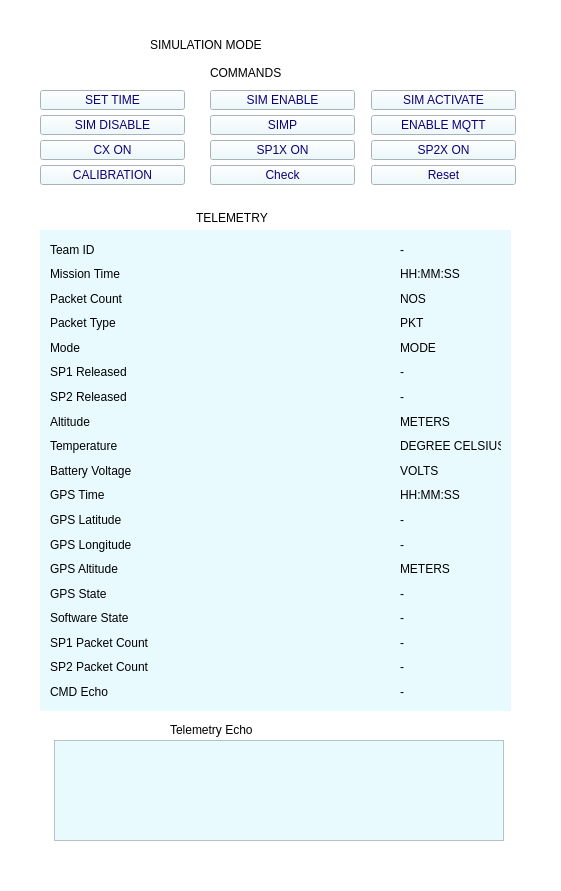
     <widget class="QWidget" name="P1Container" native="true">
      <property name="geometry">
       <rect>
        <x>1360</x>
        <y>130</y>
        <width>561</width>
        <height>891</height>
       </rect>
      </property>
      <property name="styleSheet">
       <string notr="true">image: url(:/Images/Images/border1-02.png);
background-color: transparent;</string>
      </property>
      <widget class="QLabel" name="CommandHeader">
       <property name="geometry">
        <rect>
         <x>210</x>
         <y>58</y>
         <width>211</width>
         <height>30</height>
        </rect>
       </property>
       <property name="styleSheet">
        <string notr="true">image: null;
background-color: transparent;
font: 87 12pt &quot;Roboto Slab Black&quot;;</string>
       </property>
       <property name="text">
        <string>COMMANDS</string>
       </property>
      </widget>
      <widget class="QPushButton" name="SIMACTIVATE">
       <property name="geometry">
        <rect>
         <x>371</x>
         <y>90</y>
         <width>145</width>
         <height>20</height>
        </rect>
       </property>
       <property name="styleSheet">
        <string notr="true">image: null;
background-color: rgb(233, 250, 255);
font: 87 9pt &quot;Roboto Slab Black&quot;;
/*color: rgb(132, 18, 20);*/
color:rgb(14, 0, 118);
border-width: 10px;</string>
       </property>
       <property name="text">
        <string>SIM ACTIVATE</string>
       </property>
      </widget>
      <widget class="QPushButton" name="SETTIME">
       <property name="geometry">
        <rect>
         <x>40</x>
         <y>90</y>
         <width>145</width>
         <height>20</height>
        </rect>
       </property>
       <property name="palette">
        <palette>
         <active>
          <colorrole role="WindowText">
           <brush brushstyle="SolidPattern">
            <color alpha="255">
             <red>14</red>
             <green>0</green>
             <blue>118</blue>
            </color>
           </brush>
          </colorrole>
          <colorrole role="Button">
           <brush brushstyle="SolidPattern">
            <color alpha="255">
             <red>233</red>
             <green>250</green>
             <blue>255</blue>
            </color>
           </brush>
          </colorrole>
          <colorrole role="Text">
           <brush brushstyle="SolidPattern">
            <color alpha="255">
             <red>14</red>
             <green>0</green>
             <blue>118</blue>
            </color>
           </brush>
          </colorrole>
          <colorrole role="ButtonText">
           <brush brushstyle="SolidPattern">
            <color alpha="255">
             <red>14</red>
             <green>0</green>
             <blue>118</blue>
            </color>
           </brush>
          </colorrole>
          <colorrole role="Base">
           <brush brushstyle="SolidPattern">
            <color alpha="255">
             <red>233</red>
             <green>250</green>
             <blue>255</blue>
            </color>
           </brush>
          </colorrole>
          <colorrole role="Window">
           <brush brushstyle="SolidPattern">
            <color alpha="255">
             <red>233</red>
             <green>250</green>
             <blue>255</blue>
            </color>
           </brush>
          </colorrole>
          <colorrole role="PlaceholderText">
           <brush brushstyle="NoBrush">
            <color alpha="128">
             <red>14</red>
             <green>0</green>
             <blue>118</blue>
            </color>
           </brush>
          </colorrole>
         </active>
         <inactive>
          <colorrole role="WindowText">
           <brush brushstyle="SolidPattern">
            <color alpha="255">
             <red>14</red>
             <green>0</green>
             <blue>118</blue>
            </color>
           </brush>
          </colorrole>
          <colorrole role="Button">
           <brush brushstyle="SolidPattern">
            <color alpha="255">
             <red>233</red>
             <green>250</green>
             <blue>255</blue>
            </color>
           </brush>
          </colorrole>
          <colorrole role="Text">
           <brush brushstyle="SolidPattern">
            <color alpha="255">
             <red>14</red>
             <green>0</green>
             <blue>118</blue>
            </color>
           </brush>
          </colorrole>
          <colorrole role="ButtonText">
           <brush brushstyle="SolidPattern">
            <color alpha="255">
             <red>14</red>
             <green>0</green>
             <blue>118</blue>
            </color>
           </brush>
          </colorrole>
          <colorrole role="Base">
           <brush brushstyle="SolidPattern">
            <color alpha="255">
             <red>233</red>
             <green>250</green>
             <blue>255</blue>
            </color>
           </brush>
          </colorrole>
          <colorrole role="Window">
           <brush brushstyle="SolidPattern">
            <color alpha="255">
             <red>233</red>
             <green>250</green>
             <blue>255</blue>
            </color>
           </brush>
          </colorrole>
          <colorrole role="PlaceholderText">
           <brush brushstyle="NoBrush">
            <color alpha="128">
             <red>14</red>
             <green>0</green>
             <blue>118</blue>
            </color>
           </brush>
          </colorrole>
         </inactive>
         <disabled>
          <colorrole role="WindowText">
           <brush brushstyle="SolidPattern">
            <color alpha="255">
             <red>14</red>
             <green>0</green>
             <blue>118</blue>
            </color>
           </brush>
          </colorrole>
          <colorrole role="Button">
           <brush brushstyle="SolidPattern">
            <color alpha="255">
             <red>233</red>
             <green>250</green>
             <blue>255</blue>
            </color>
           </brush>
          </colorrole>
          <colorrole role="Text">
           <brush brushstyle="SolidPattern">
            <color alpha="255">
             <red>14</red>
             <green>0</green>
             <blue>118</blue>
            </color>
           </brush>
          </colorrole>
          <colorrole role="ButtonText">
           <brush brushstyle="SolidPattern">
            <color alpha="255">
             <red>14</red>
             <green>0</green>
             <blue>118</blue>
            </color>
           </brush>
          </colorrole>
          <colorrole role="Base">
           <brush brushstyle="SolidPattern">
            <color alpha="255">
             <red>233</red>
             <green>250</green>
             <blue>255</blue>
            </color>
           </brush>
          </colorrole>
          <colorrole role="Window">
           <brush brushstyle="SolidPattern">
            <color alpha="255">
             <red>233</red>
             <green>250</green>
             <blue>255</blue>
            </color>
           </brush>
          </colorrole>
          <colorrole role="PlaceholderText">
           <brush brushstyle="NoBrush">
            <color alpha="128">
             <red>14</red>
             <green>0</green>
             <blue>118</blue>
            </color>
           </brush>
          </colorrole>
         </disabled>
        </palette>
       </property>
       <property name="styleSheet">
        <string notr="true">image: null;
background-color: rgb(233, 250, 255);
font: 87 9pt &quot;Roboto Slab Black&quot;;
/*color: rgb(132, 18, 20);*/
color:rgb(14, 0, 118);
border-width: 10px;</string>
       </property>
       <property name="text">
        <string>SET TIME</string>
       </property>
       <property name="autoDefault">
        <bool>false</bool>
       </property>
       <property name="default">
        <bool>false</bool>
       </property>
       <property name="flat">
        <bool>false</bool>
       </property>
      </widget>
      <widget class="QPushButton" name="SP1X">
       <property name="geometry">
        <rect>
         <x>210</x>
         <y>140</y>
         <width>145</width>
         <height>20</height>
        </rect>
       </property>
       <property name="styleSheet">
        <string notr="true">image: null;
background-color: rgb(233, 250, 255);
font: 87 9pt &quot;Roboto Slab Black&quot;;
/*color: rgb(132, 18, 20);*/
color:rgb(14, 0, 118);
border-width: 10px;</string>
       </property>
       <property name="text">
        <string>SP1X ON</string>
       </property>
      </widget>
      <widget class="QPushButton" name="SIMENABLE">
       <property name="geometry">
        <rect>
         <x>210</x>
         <y>90</y>
         <width>145</width>
         <height>20</height>
        </rect>
       </property>
       <property name="styleSheet">
        <string notr="true">image: null;
background-color: rgb(233, 250, 255);
font: 87 9pt &quot;Roboto Slab Black&quot;;
/*color: rgb(132, 18, 20);*/
color:rgb(14, 0, 118);
border-width: 10px;</string>
       </property>
       <property name="text">
        <string>SIM ENABLE</string>
       </property>
      </widget>
      <widget class="QPushButton" name="SIMP">
       <property name="geometry">
        <rect>
         <x>210</x>
         <y>115</y>
         <width>145</width>
         <height>20</height>
        </rect>
       </property>
       <property name="styleSheet">
        <string notr="true">image: null;
background-color: rgb(233, 250, 255);
font: 87 9pt &quot;Roboto Slab Black&quot;;
/*color: rgb(132, 18, 20);*/
color:rgb(14, 0, 118);
border-width: 10px;</string>
       </property>
       <property name="text">
        <string>SIMP</string>
       </property>
      </widget>
      <widget class="QPushButton" name="CX">
       <property name="geometry">
        <rect>
         <x>40</x>
         <y>140</y>
         <width>145</width>
         <height>20</height>
        </rect>
       </property>
       <property name="styleSheet">
        <string notr="true">image: null;
background-color: rgb(233, 250, 255);
font: 87 9pt &quot;Roboto Slab Black&quot;;
/*color: rgb(132, 18, 20);*/
color:rgb(14, 0, 118);
border-width: 10px;</string>
       </property>
       <property name="text">
        <string>CX ON</string>
       </property>
      </widget>
      <widget class="QPushButton" name="MQTT">
       <property name="geometry">
        <rect>
         <x>371</x>
         <y>115</y>
         <width>145</width>
         <height>20</height>
        </rect>
       </property>
       <property name="styleSheet">
        <string notr="true">image: null;
background-color: rgb(233, 250, 255);
font: 87 9pt &quot;Roboto Slab Black&quot;;
/*color: rgb(132, 18, 20);*/
color:rgb(14, 0, 118);
border-width: 10px;</string>
       </property>
       <property name="text">
        <string>ENABLE MQTT</string>
       </property>
      </widget>
      <widget class="QWidget" name="TelemetryContainer" native="true">
       <property name="geometry">
        <rect>
         <x>40</x>
         <y>230</y>
         <width>471</width>
         <height>481</height>
        </rect>
       </property>
       <property name="styleSheet">
        <string notr="true">image: null;
background-color: rgb(233, 250, 255);</string>
       </property>
       <widget class="QWidget" name="layoutWidget">
        <property name="geometry">
         <rect>
          <x>10</x>
          <y>10</y>
          <width>151</width>
          <height>461</height>
         </rect>
        </property>
        <layout class="QVBoxLayout" name="verticalLayout">
         <item>
          <widget class="QLabel" name="teamID">
           <property name="text">
            <string>Team ID</string>
           </property>
          </widget>
         </item>
         <item>
          <widget class="QLabel" name="missionTime">
           <property name="text">
            <string>Mission Time</string>
           </property>
          </widget>
         </item>
         <item>
          <widget class="QLabel" name="packetCount">
           <property name="text">
            <string>Packet Count</string>
           </property>
          </widget>
         </item>
         <item>
          <widget class="QLabel" name="packetType">
           <property name="text">
            <string>Packet Type</string>
           </property>
          </widget>
         </item>
         <item>
          <widget class="QLabel" name="Mode">
           <property name="text">
            <string>Mode</string>
           </property>
          </widget>
         </item>
         <item>
          <widget class="QLabel" name="sp1Released">
           <property name="text">
            <string>SP1 Released</string>
           </property>
          </widget>
         </item>
         <item>
          <widget class="QLabel" name="sp2Released">
           <property name="text">
            <string>SP2 Released</string>
           </property>
          </widget>
         </item>
         <item>
          <widget class="QLabel" name="Altitude">
           <property name="text">
            <string>Altitude</string>
           </property>
          </widget>
         </item>
         <item>
          <widget class="QLabel" name="Temperature">
           <property name="text">
            <string>Temperature</string>
           </property>
          </widget>
         </item>
         <item>
          <widget class="QLabel" name="BatteryVoltage">
           <property name="text">
            <string>Battery Voltage</string>
           </property>
          </widget>
         </item>
         <item>
          <widget class="QLabel" name="gpsTime">
           <property name="text">
            <string>GPS Time</string>
           </property>
          </widget>
         </item>
         <item>
          <widget class="QLabel" name="gpsLatitude">
           <property name="text">
            <string>GPS Latitude</string>
           </property>
          </widget>
         </item>
         <item>
          <widget class="QLabel" name="gpsLongitude">
           <property name="text">
            <string>GPS Longitude</string>
           </property>
          </widget>
         </item>
         <item>
          <widget class="QLabel" name="gpsAltitude">
           <property name="text">
            <string>GPS Altitude</string>
           </property>
          </widget>
         </item>
         <item>
          <widget class="QLabel" name="gpsState">
           <property name="text">
            <string>GPS State</string>
           </property>
          </widget>
         </item>
         <item>
          <widget class="QLabel" name="softwareState">
           <property name="text">
            <string>Software State</string>
           </property>
          </widget>
         </item>
         <item>
          <widget class="QLabel" name="sp1PacketC">
           <property name="text">
            <string>SP1 Packet Count</string>
           </property>
          </widget>
         </item>
         <item>
          <widget class="QLabel" name="sp2PacketC">
           <property name="text">
            <string>SP2 Packet Count</string>
           </property>
          </widget>
         </item>
         <item>
          <widget class="QLabel" name="cmdEcho">
           <property name="text">
            <string>CMD Echo</string>
           </property>
          </widget>
         </item>
        </layout>
       </widget>
       <widget class="QWidget" name="layoutWidget">
        <property name="geometry">
         <rect>
          <x>170</x>
          <y>10</y>
          <width>181</width>
          <height>461</height>
         </rect>
        </property>
        <layout class="QVBoxLayout" name="verticalLayout_2">
         <item>
          <widget class="QLabel" name="teamIDval">
           <property name="text">
            <string/>
           </property>
          </widget>
         </item>
         <item>
          <widget class="QLabel" name="missionTimeval">
           <property name="text">
            <string/>
           </property>
          </widget>
         </item>
         <item>
          <widget class="QLabel" name="packetCountval">
           <property name="text">
            <string/>
           </property>
          </widget>
         </item>
         <item>
          <widget class="QLabel" name="packetTypeval">
           <property name="text">
            <string/>
           </property>
          </widget>
         </item>
         <item>
          <widget class="QLabel" name="modeval">
           <property name="text">
            <string/>
           </property>
          </widget>
         </item>
         <item>
          <widget class="QLabel" name="sp1Releasedval">
           <property name="text">
            <string/>
           </property>
          </widget>
         </item>
         <item>
          <widget class="QLabel" name="sp2Releasedval">
           <property name="text">
            <string/>
           </property>
          </widget>
         </item>
         <item>
          <widget class="QLabel" name="AltitudeVal">
           <property name="text">
            <string/>
           </property>
          </widget>
         </item>
         <item>
          <widget class="QLabel" name="TempVal">
           <property name="text">
            <string/>
           </property>
          </widget>
         </item>
         <item>
          <widget class="QLabel" name="BatteryVoltageVal">
           <property name="text">
            <string/>
           </property>
          </widget>
         </item>
         <item>
          <widget class="QLabel" name="gpsTimeval">
           <property name="text">
            <string/>
           </property>
          </widget>
         </item>
         <item>
          <widget class="QLabel" name="gpsLatitudeval">
           <property name="text">
            <string/>
           </property>
          </widget>
         </item>
         <item>
          <widget class="QLabel" name="gpsLongitudeval">
           <property name="text">
            <string/>
           </property>
          </widget>
         </item>
         <item>
          <widget class="QLabel" name="gpsAltitudeval">
           <property name="text">
            <string/>
           </property>
          </widget>
         </item>
         <item>
          <widget class="QLabel" name="gpsStateval">
           <property name="text">
            <string/>
           </property>
          </widget>
         </item>
         <item>
          <widget class="QLabel" name="softwareStateval">
           <property name="text">
            <string/>
           </property>
          </widget>
         </item>
         <item>
          <widget class="QLabel" name="SP1PacketCVal">
           <property name="text">
            <string/>
           </property>
          </widget>
         </item>
         <item>
          <widget class="QLabel" name="SP2PacketCVal">
           <property name="text">
            <string/>
           </property>
          </widget>
         </item>
         <item>
          <widget class="QLabel" name="cmdEchoval">
           <property name="text">
            <string/>
           </property>
          </widget>
         </item>
        </layout>
       </widget>
       <widget class="QWidget" name="layoutWidget">
        <property name="geometry">
         <rect>
          <x>360</x>
          <y>10</y>
          <width>101</width>
          <height>461</height>
         </rect>
        </property>
        <layout class="QVBoxLayout" name="verticalLayout_3">
         <item>
          <widget class="QLabel" name="TEAMIDUNIT">
           <property name="text">
            <string>-</string>
           </property>
          </widget>
         </item>
         <item>
          <widget class="QLabel" name="MISSIONTIMEUNIT">
           <property name="text">
            <string>HH:MM:SS</string>
           </property>
          </widget>
         </item>
         <item>
          <widget class="QLabel" name="PACKETCOUNTUNIT">
           <property name="text">
            <string>NOS</string>
           </property>
          </widget>
         </item>
         <item>
          <widget class="QLabel" name="PACKETTYPEUNIT">
           <property name="text">
            <string>PKT</string>
           </property>
          </widget>
         </item>
         <item>
          <widget class="QLabel" name="MODEUNIT">
           <property name="text">
            <string>MODE</string>
           </property>
          </widget>
         </item>
         <item>
          <widget class="QLabel" name="SP1RELEASEDUNIT">
           <property name="text">
            <string>-</string>
           </property>
          </widget>
         </item>
         <item>
          <widget class="QLabel" name="SP2RELEASEDUNIT">
           <property name="text">
            <string>-</string>
           </property>
          </widget>
         </item>
         <item>
          <widget class="QLabel" name="ALTITUDEUNIT">
           <property name="text">
            <string>METERS</string>
           </property>
          </widget>
         </item>
         <item>
          <widget class="QLabel" name="TEMPERATURUNIT">
           <property name="text">
            <string>DEGREE CELSIUS</string>
           </property>
          </widget>
         </item>
         <item>
          <widget class="QLabel" name="BATTERYVOLTAGEUNIT">
           <property name="text">
            <string>VOLTS</string>
           </property>
          </widget>
         </item>
         <item>
          <widget class="QLabel" name="GPSTIMEUNIT">
           <property name="text">
            <string>HH:MM:SS</string>
           </property>
          </widget>
         </item>
         <item>
          <widget class="QLabel" name="GPSLATITUDEUNIT">
           <property name="text">
            <string>-</string>
           </property>
          </widget>
         </item>
         <item>
          <widget class="QLabel" name="GPSLONGITUDEUNIT">
           <property name="text">
            <string>-</string>
           </property>
          </widget>
         </item>
         <item>
          <widget class="QLabel" name="GPSALTITUDEUNIT">
           <property name="text">
            <string>METERS</string>
           </property>
          </widget>
         </item>
         <item>
          <widget class="QLabel" name="GPSSTATEUNIT">
           <property name="text">
            <string>-</string>
           </property>
          </widget>
         </item>
         <item>
          <widget class="QLabel" name="SOFTWARESTATEUNIT">
           <property name="text">
            <string>-</string>
           </property>
          </widget>
         </item>
         <item>
          <widget class="QLabel" name="SP1PACKETUNIT">
           <property name="text">
            <string>-</string>
           </property>
          </widget>
         </item>
         <item>
          <widget class="QLabel" name="SP2PACKETUNIT">
           <property name="text">
            <string>-</string>
           </property>
          </widget>
         </item>
         <item>
          <widget class="QLabel" name="CMDECHOUNIT">
           <property name="text">
            <string>-</string>
           </property>
          </widget>
         </item>
        </layout>
       </widget>
      </widget>
      <widget class="QLabel" name="TelemetryHeader">
       <property name="geometry">
        <rect>
         <x>196</x>
         <y>198</y>
         <width>211</width>
         <height>40</height>
        </rect>
       </property>
       <property name="styleSheet">
        <string notr="true">image: null;
background-color: transparent;
font: 87 12pt &quot;Roboto Slab Black&quot;;</string>
       </property>
       <property name="text">
        <string>TELEMETRY</string>
       </property>
      </widget>
      <widget class="QTextEdit" name="telemetryDisplay">
       <property name="geometry">
        <rect>
         <x>54</x>
         <y>740</y>
         <width>450</width>
         <height>101</height>
        </rect>
       </property>
       <property name="font">
        <font>
         <family>Roboto Slab Black</family>
         <pointsize>6</pointsize>
         <weight>10</weight>
         <italic>false</italic>
         <bold>false</bold>
        </font>
       </property>
       <property name="styleSheet">
        <string notr="true">background-color: rgb(233, 250, 255);
font: 87 6pt &quot;Roboto Slab Black&quot;;</string>
       </property>
       <property name="placeholderText">
        <string/>
       </property>
      </widget>
      <widget class="QLabel" name="telemetryEchoHeader">
       <property name="geometry">
        <rect>
         <x>170</x>
         <y>710</y>
         <width>241</width>
         <height>40</height>
        </rect>
       </property>
       <property name="styleSheet">
        <string notr="true">image: null;
background-color: transparent;
font: 87 12pt &quot;Roboto Slab Black&quot;;</string>
       </property>
       <property name="text">
        <string>Telemetry Echo</string>
       </property>
      </widget>
      <widget class="QPushButton" name="SP2X">
       <property name="geometry">
        <rect>
         <x>371</x>
         <y>140</y>
         <width>145</width>
         <height>20</height>
        </rect>
       </property>
       <property name="styleSheet">
        <string notr="true">image: null;
background-color: rgb(233, 250, 255);
font: 87 9pt &quot;Roboto Slab Black&quot;;
/*color: rgb(132, 18, 20);*/
color:rgb(14, 0, 118);
border-width: 10px;</string>
       </property>
       <property name="text">
        <string>SP2X ON</string>
       </property>
      </widget>
      <widget class="QLabel" name="CommandHeader_2">
       <property name="geometry">
        <rect>
         <x>150</x>
         <y>30</y>
         <width>401</width>
         <height>30</height>
        </rect>
       </property>
       <property name="styleSheet">
        <string notr="true">image: null;
background-color: transparent;
font: 87 12pt &quot;Roboto Slab Black&quot;;</string>
       </property>
       <property name="text">
        <string>SIMULATION MODE</string>
       </property>
      </widget>
      <widget class="QPushButton" name="Check">
       <property name="geometry">
        <rect>
         <x>210</x>
         <y>165</y>
         <width>145</width>
         <height>20</height>
        </rect>
       </property>
       <property name="styleSheet">
        <string notr="true">image: null;
background-color: rgb(233, 250, 255);
font: 87 9pt &quot;Roboto Slab Black&quot;;
/*color: rgb(132, 18, 20);*/
color:rgb(14, 0, 118);
border-width: 10px;</string>
       </property>
       <property name="text">
        <string>Check</string>
       </property>
      </widget>
      <widget class="QPushButton" name="Reset">
       <property name="geometry">
        <rect>
         <x>371</x>
         <y>165</y>
         <width>145</width>
         <height>20</height>
        </rect>
       </property>
       <property name="styleSheet">
        <string notr="true">image: null;
background-color: rgb(233, 250, 255);
font: 87 9pt &quot;Roboto Slab Black&quot;;
/*color: rgb(132, 18, 20);*/
color:rgb(14, 0, 118);
border-width: 10px;</string>
       </property>
       <property name="text">
        <string>Reset</string>
       </property>
      </widget>
      <widget class="QPushButton" name="CALIBRATION">
       <property name="geometry">
        <rect>
         <x>40</x>
         <y>165</y>
         <width>145</width>
         <height>20</height>
        </rect>
       </property>
       <property name="styleSheet">
        <string notr="true">image: null;
background-color: rgb(233, 250, 255);
font: 87 9pt &quot;Roboto Slab Black&quot;;
/*color: rgb(132, 18, 20);*/
color:rgb(14, 0, 118);
border-width: 10px;</string>
       </property>
       <property name="text">
        <string>CALIBRATION</string>
       </property>
      </widget>
      <widget class="QPushButton" name="SIM_DISABLE">
       <property name="geometry">
        <rect>
         <x>40</x>
         <y>115</y>
         <width>145</width>
         <height>20</height>
        </rect>
       </property>
       <property name="styleSheet">
        <string notr="true">image: null;
background-color: rgb(233, 250, 255);
font: 87 9pt &quot;Roboto Slab Black&quot;;
/*color: rgb(132, 18, 20);*/
color:rgb(14, 0, 118);
border-width: 10px;</string>
       </property>
       <property name="text">
        <string>SIM DISABLE</string>
       </property>
      </widget>
      <zorder>CommandHeader</zorder>
      <zorder>SIMACTIVATE</zorder>
      <zorder>SETTIME</zorder>
      <zorder>SP1X</zorder>
      <zorder>SIMENABLE</zorder>
      <zorder>SIMP</zorder>
      <zorder>CX</zorder>
      <zorder>MQTT</zorder>
      <zorder>TelemetryContainer</zorder>
      <zorder>TelemetryHeader</zorder>
      <zorder>telemetryEchoHeader</zorder>
      <zorder>SP2X</zorder>
      <zorder>telemetryDisplay</zorder>
      <zorder>CommandHeader_2</zorder>
      <zorder>Check</zorder>
      <zorder>Reset</zorder>
      <zorder>CALIBRATION</zorder>
      <zorder>SIM_DISABLE</zorder>
     </widget>
